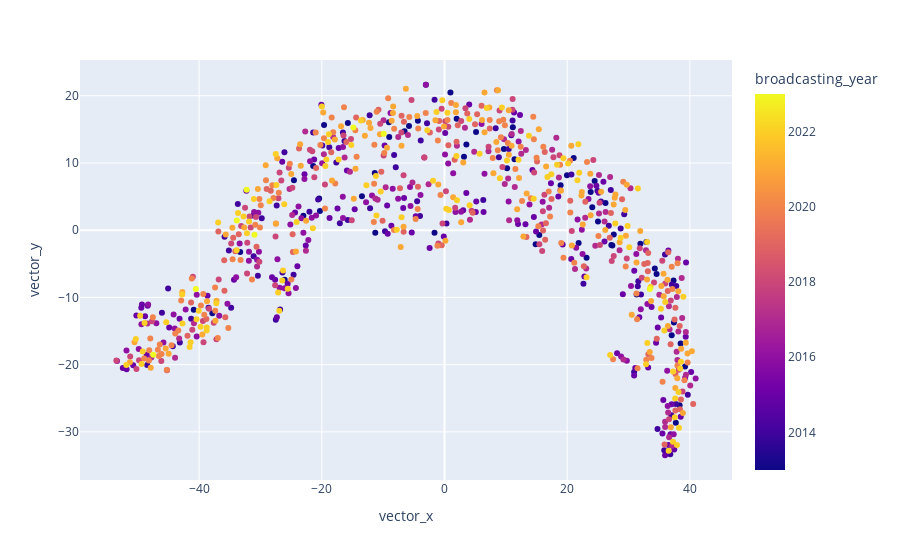

The notebook cell this image was saved under:
### Code cell
fig = px.scatter(stories_df_merged, x='vector_x', y='vector_y', color='broadcasting_year', hover_data=["index", "title"])
fig.show()

### Figure 1 — Plotly figure (JSON) as saved in the notebook; plotly's stock layout.template omitted (floating-point values rounded to 4 significant figures; data arrays with more than 128 entries replaced by an {"elided": "..."} marker saying what was removed)
{"data": [{"customdata": [["0325", "「映画ドラえもん のび太の新魔界大冒険～７人の魔法使い～」"], ["0326", "「ばくはつコショウ」"], ["0326", "「何が何でもお花見を」"], ["0327", "「やりクリしてハワイ旅行」"], ["0327", "「しずかちゃんのはごろも」"], ["0328", "「ひるねは天国で」"], ["0328", "「どくさいスイッチ」"], ["0329", "「インスタントママ」"], ["0329", "「狙われたジャイアン」"], ["0330", "「脱出！ 恐怖の骨川ハウス」"], ["0330", "「さとりヘルメット」"], ["0331", "「イエコプター」"], ["0331", "「しずかちゃんの最悪な誕生日」"], ["0332", "「朱にまじわれ棒」"], ["0332", "「ジャイアンがパンダ」"], ["0333", "「おみやげフロシキ」"], ["0333", "「最強！黒おびのび太」"], ["0334", "「ジャイアンの引退コンサート」"], ["0334", "「ユメかんとくいす」"], ["0335", "「あべこべ世界ミラー」"], ["0335", "「のび太の秘密トンネル」"], ["0336", "「ひっこし地図でおひっこし」"], ["0336", "「かがみでコマーシャル」"], ["0337", "「なんでもアイス棒」"], ["0337", "「決心コンクリート」"], ["0338", "「さよならボクのそうじ機」"], ["0338", "「真夏の夜の大航海」"], ["0338", "「ダイスキンドリンク」"], ["0339", "「深海サイクリング」"], ["0339", "「のび太のドッキリビデオ」"], ["0340", "「花火を育てよう！」"], ["0340", "「分身ハンマー」"], ["0341", "「オバケと暮らした夏休み」"], ["0341", "「カチンカチンライト」"], ["0342", "「のび太の夏祭り大作戦！」"], ["0342", "「サハラ砂漠で勉強はできない」"], ["0343", "「のび太エネルギーの使い方」"], ["0343", "「はなバルーンで大空に」"], ["0344", "「真夜中の巨大ドラたぬき」"], ["0345", "「にんげん機関車」"], ["0345", "「箱庭で松たけがり」"], ["0346", "「ハロウィンって何の日？」"], ["0346", "「味見スプーン」"], ["0347", "「マジックハンドでやりたい放題」"], ["0347", "「ゴルゴンの首」"], ["0348", "「ヤキイモの気持ち」"], ["0348", "「すい星がギンギラギン」"], ["0349", "「のび太ｖｓ武蔵　巌流島ちょっと前の戦い」"], ["0350", "「ドラえもんに落書き」"], ["0350", "「燃えよ！ドラミのスケート特訓」"], ["0350", "「タイムマシンがなくなった！！」"], ["0351", "「ケガワリング」"], ["0351", "「クリスマスきらきら大作戦」"], ["0352", "「エイコーノトビラ」"], ["0352", "「おだてジョーズ」"], ["0352", "「雪山のロマンス」"], ["0353", "「よい家わるい家」"], ["0353", "「◯△□恐怖症」"], ["0354", "「地球脱出計画」"], ["0354", "「ことばきんしマーカー」"], ["0355", "「動物変身恩返しグスリ」"], ["0355", "「雪だるまが町にやってきた」"], ["0356", "「チョコのび太をめしあがれ」"], ["0356", "「青い月夜のリサイタル」"], ["0357", "「会いたいヒト回転寿司」"], ["0357", "「コピー頭脳でラクしよう」"], ["0358", "「映画ドラえもん のび太のひみつ道具博物館（ミュージアム）」"], ["0359", "「ふくびんコンビ」"], ["0359", "「歩け歩け月までも」"], ["0360", "「ウマタケ牧場」"], ["0360", "「テストに一夜漬けダル」"], ["0361", "「空き地のイルカ」"], ["0361", "「タイムピストルで“じゃま物”は消せ」"], ["0362", "「石器時代の王さまに」"], ["0362", "「鯉のぼりをつかまえろ！」"], ["0363", "「どこでもドアを作ろう！」"], ["0363", "「ツルよ、恩をかえして！」"], ["0364", "「のび太鉄道」"], ["0364", "「物体変換銃でカバンをカバに!?」"], ["0365", "「な、なんと!! のび太が１００点とった!!」"], ["0365", "「珍加羅峠の宝物」"], ["0366", "「デラックスライト」"], ["0366", "「のび太の１００点 ２５年後の大事件」"], ["0367", "「のび太のエビフライ」"], ["0367", "「たすけて！助け船」"], ["0368", "「パパもあまえんぼ」"], ["0368", "「たけしのズンドコ誕生日」"], ["0369", "「のび太イレブン」"], ["0369", "「ぶつぶつ交換機」"], ["0370", "「裏山のドラえもん城」"], ["0370", "「『真実の旗印』はつねに正しい」"], ["0371", "「さかながボートに大変身」"], ["0371", "「流行性ネコシャクシウイルス」"], ["0372", "「竜宮城の八日間」"], ["0372", "「なんでも空港」"], ["0372", "「怪談ランプ」"], ["0373", "「石ころぼうし」"], ["0373", "「のび太のおよめさん」"], ["0374", "「ミニハウスでのりきる夏」"], ["0374", "「うきうきするウキワ」"], ["0375", "「地底100マイルちょっとの大作戦」"], ["0376", "「しずかちゃんがカッパに！？」"], ["0376", "「ミチビキエンゼル」"], ["0377", "「のび太航空へようこそ」"], ["0377", "「神さまごっこ」"], ["0378", "「２２世紀のすてきなキャンプ」"], ["0378", "「ポータブル国会」"], ["0379", "「怒りのポップコーン」"], ["0379", "「タヌ機」"], ["0380", "「ハロウィーンの暴走かぼちゃ」"], ["0380", "「ホラふきご先祖」"], ["0381", "「空とぶマンガ本」"], ["0381", "「ぬれぎぬを着せよう！」"], ["0382", "「ムキムキからだねん土」"], ["0382", "「嵐でやっつけろ！」"], ["0383", "「落ち葉とジャイ子」"], ["0383", "「しずかちゃんになったのび太」"], ["0384", "「クローンリキッドごくう」"], ["0384", "「お金のいらない世界」"], ["0385", "「ドラミが生まれた日」"], ["0385", "「やりくりアリでリサイクル」"], ["0386", "「おせじ口べに」"], ["0386", "「家元かんばん」"], ["0387", "「おすそわけガム」"], ["0387", "「宇宙戦艦のび太を襲う」"], ["0387", "「思い出せ！あの日の感動」"], ["0388", "「街中ぐにゃぐにゃネンドロン」"], ["0388", "「寒い日は雪女になろう！」"], ["0389", "「秘密基地で世界を守れ！」"], ["0389", "「四次元サイクリング」"], ["0390", "「恐竜ハンター」"], ["0391", "「バレンタインにはおモチとすもうを」"], ["0391", "「しずかちゃんと はこ庭スキー場」"], ["0392", "「スネ夫より金持ちがやってきた」"], ["0392", "「ペットそっくりまんじゅう」"], ["0393", "「無敵のスーパーランドセル」"], ["0393", "「もぐれ！ハマグリパック」"], ["0394", "「映画ドラえもん 新・のび太の大魔境～ペコと５人の探検隊～」"], ["0395", "「のび太のダンボール宇宙ステーション」"], ["0396", "「横取りジャイアンをこらしめよう」"], ["0396", "「あちこちひっこそう」"], ["0397", "「あいあいパラソル」"], ["0397", "「タイムマシンで犯人を」"], ["0397", "「ムシャクシャタイマー」"], ["0398", "「ステッキで川をまっぷたつ」"], ["0398", "「しかえし伝票」"], ["0399", "「イルカにのって海の旅」"], ["0399", "「いたわりロボット」"], ["0400", "「ジャイアンが飛んできた」"], ["0400", "「わすれろ草」"], ["0401", "「ぼくらの大空中戦」"], ["0401", "「ニクメナイン」"], ["0402", "「野比家は三十階」"], ["0402", "「暴走！プレゼントの木」"], ["0402", "「水はみていた」"], ["0403", "「ラッキーやかん」"], ["0403", "「なんでもぬいぐるみに…」"], ["0403", "「大人になりたい」"], ["0404", "「七時に何かがおこる」"], ["0404", "「びっくり箱ステッキ」"], ["0404", "「ぼくよりダメなやつがきた」"], ["0405", "「おざしき水族館」"], ["0405", "「オダチンパンジー」"], ["0405", "「のび太の長い一日」"], ["0406", "「まる見え！断層ビジョン」"], ["0406", "「突げき！のび太のグルメリポート」"], ["0406", "「今年もあの日がやってきた！」"], ["0407", "「ボクを写して！めんくいカメラ」"], ["0407", "「しりとりでネッシーに」"], ["0407", "「かげがり」"], ["0408", "「海をひときれ切りとって」"], ["0408", "「あとはおまかせタッチてぶくろ」"], ["0408", "「腹ペコのび太の３日間」"], ["0409", "「のろのろ、じたばた」"], ["0409", "「スイカ割りにスイカペン」"], ["0409", "「タマシイム・マシン」"], ["0410", "「ムードもりあげ楽団」"], ["0410", "「楽々バーべキューセットはラクじゃない」"], ["0410", "「南海の大冒険～キャプテン・シルバーの財宝～」"], ["0411", "「のび太が泣けば雨がふる」"], ["0411", "「ジャングル探検にはおり紙を」"], ["0412", "「ゾクゾク！おばけ線香」"], ["0412", "「うわさ花しが咲いちゃった！」"], ["0413", "「ジャイアンの恩返し」"], ["0413", "「南の島を組み立てよう」"], ["0414", "「のび太特急と謎のトレインハンター」"], ["0415", "「夜を売ります」"], ["0415", "「うら山のウサギ怪獣（かいじゅう）」"], ["0416", "「アッパレ！ のび殿さま」"], ["0416", "「秋の虫のリサイタル」"], ["0417", "「しずめ玉でスッキリ」"], ["0417", "「のび太のお宝鑑定」"], ["0418", "「ハロウィンとのびガエル」"], ["0418", "「誕生！まんが家クリスチーネ先生」"], ["0419", "「空とぶサンマがやってきた」"], ["0419", "「昔のカキの物語」"], ["0420", "「山へ！空へ！乗りものぐつ」"], ["0420", "「ママ、小学生になる」"], ["0421", "「マツタケ食べたい！」"], ["0421", "「ボクをけって！サイオー馬」"], ["0422", "「ほんものクレヨン」"], ["0422", "「かぜぶくろといんちき薬」"], ["0423", "「のび泥棒をタイホせよ！」"], ["0423", "「あの子を笑わせろ！」"], ["0424", "「ジャイアンの歌がやめられない」"], ["0424", "「夜空に輝くピザ・ギョーザ」"], ["0425", "「脱出!!巨大クリスマスケーキ」"], ["0425", "「スケートするなら氷河期で」"], ["0426", "「初売りドライ・ライト」"], ["0426", "「百人一首にアンキパン」"], ["0426", "「オンボロ旅館をたて直せ」"], ["0426", "「雪でもポカポカ！ エアコンフォト」"], ["0427", "「ドラドラ源平合戦～しずかちゃん御前を救え！～」"], ["0428", "「そっくりペット大集合」"], ["0428", "「再会！５年ぶりののび太」"], ["0429", "「ドラドラ時空（タイム）アドベンチャー　のび太土偶の謎」"], ["0429", "「ナイヘヤドア」"], ["0430", "「ぼく、マリちゃんだよ」"], ["0430", "「ずらしんぼ」"], ["0431", "「恋する!?変身ビスケット」"], ["0431", "「することレンズ」"], ["0432", "「なんでも材質変換機」"], ["0432", "「雪だるまは忘れない」"], ["0433", "「のび太はうるさいナベ奉行」"], ["0433", "「地球下車マシン」"], ["0434", "「映画ドラえもん のび太の宇宙英雄記（スペースヒーローズ）」"], ["0435", "「空想動物サファリパークと約束の笛」"], ["0436", "「宇宙探検すごろく」"], ["0436", "「最強！オールマイティーパス」"], ["0437", "「お箸はのびるよ、どこまでも」"], ["0437", "「チリつもらせ機」"], ["0438", "「のび太のジャックと豆の木」"], ["0438", "「みせかけモテモテバッジ」"], ["0439", "「空飛ぶうす手のじゅうたん」"], ["0439", "「うわさをサキ鳥」"], ["0440", "「友だちは大きなイルカ？」"], ["0440", "「夢はしご」"], ["0441", "「トリセツ・メーカー」"], ["0441", "「ぞうきん探偵のび太」"], ["0442", "「Ｎ・Ｓワッペンで運動会」"], ["0442", "「しんじゅ製造アコヤケース」"], ["0443", "「お客の顔を組み立てよう」"], ["0443", "「ママをたずねて三千キロじょう」"], ["0444", "「エスパーぼうし」"], ["0444", "「かわいい雨傘の物語」"], ["0445", "「へやの中の大自然」"], ["0445", "「なかまいりせんこう」"], ["0446", "「大男がでたぞ」"], ["0446", "「キミのひとみは100万ボルト」"], ["0447", "「ダメダメ！キンシひょうしき」"], ["0447", "「ぼくのまもり紙」"], ["0448", "「恐竜ツアーに行こう！」"], ["0448", "「いねむりシール」"], ["0449", "「３センチのび太の大冒険」"], ["0450", "「うちのプールは太平洋」"], ["0450", "「おばけでリサイクル」"], ["0451", "「身代わりテレビで南の島へ」"], ["0451", "「風をあやつれ！バショー扇」"], ["0452", "「ダジャレでやっつけろ！」"], ["0452", "「裏山ウォータースライダー」"], ["0453", "「水たまりの怪魚」"], ["0453", "「宇宙人の館」"], ["0454", "「いたずらオモチャ化機」"], ["0454", "「シールでキャラ変身」"], ["0455", "「天才のび太の飛行船ゆうえんち」"], ["0456", "「とびだす伝記電気」"], ["0456", "「ほしい人探知機」"], ["0457", "「ゾウの鼻になったしずかちゃん」"], ["0457", "「へやこうかんスイッチ」"], ["0458", "「ざくざく！地中でくだもの狩り」"], ["0458", "「バリヤーポイント」"], ["0459", "「ペラペラジャイアン飛んでった！」"], ["0459", "「みえないボディガード」"], ["0460", "「パンドラのおばけ」"], ["0460", "「あらかじめアンテナ」"], ["0461", "「くせなおしガス」"], ["0461", "「熱血！ドッジボール」"], ["0462", "「ふろしきタクシー」"], ["0462", "「いつでもどこでもスケッチセット」"], ["0463", "「ロケットそうじゅうくんれん機」"], ["0463", "「ジャイアンへのホットなレター」"], ["0464", "「スーパーヒーローふろしき」"], ["0464", "「カッコータマゴ」"], ["0465", "「南極ペンギンを救え！」"], ["0465", "「日づけ変更カレンダー」"], ["0466", "「クリスマスに雪を」"], ["0466", "「チュー難の相に気をつけろ!」"], ["0467", "「戦国のび兵衛がんばれ」"], ["0467", "「ドラえもん＆パーマン危機一髪!?」"], ["0467", "「星野スミレのひみつの恋」"], ["0468", "「地球エレベーター」"], ["0468", "「かたっぽ探知リード」"], ["0469", "「ピーヒョロ ロープ」"], ["0469", "「兄弟シール」"], ["0470", "「ターザンパンツ」"], ["0470", "「追跡！トレーサーバッジ」"], ["0471", "「一寸のび太の鬼たいじ」"], ["0471", "「お医者さんカバン」"], ["0472", "「ココロチョコ」"], ["0472", "「独立！のび太国」"], ["0473", "「スリルブーメラン」"], ["0473", "「大予言・地球の滅びる日」"], ["0474", "「雪と恐竜」"], ["0474", "「拝啓、虹谷ユメ子さん」"], ["0475", "「映画ドラえもん 新・のび太の日本誕生」"], ["0476", "「迷子のパオパオ」"], ["0477", "「ドラドラポンポコ大捜査」"], ["0477", "「動物型にげだし錠」"], ["0477", "「食べて歌ってバイオ花見」"], ["0478", "「ようこそ！ハリボテの城へ」"], ["0478", "「おばけ口目の怪事件」"], ["0479", "「見えなくなる目ぐすり」"], ["0479", "「目は口ほどに物を食べ」"], ["0480", "「火星ピクニック」"], ["0480", "「テレパしい」"], ["0481", "「ママをつかまえろ！」"], ["0481", "「四次元くずかご」"], ["0482", "「自信ヘルメット」"], ["0482", "「ガッコー仮面は誰でしょう？」"], ["0483", "「のび太とアリの女王」"], ["0484", "「わすれとんかち」"], ["0484", "「アヤカリンで幸運を」"], ["0485", "「ウラオモテックス」"], ["0485", "「スランプ！ジャイアン愛の新曲」"], ["0486", "「暴走ランナーパパ」"], ["0486", "「カルガモエッグ」"], ["0487", "「百年後のフロク」"], ["0487", "「トゲトローズはご機嫌ななめ」"], ["0488", "「名作劇場カメラ」"], ["0488", "「三年寝太郎まくら」"], ["0489", "「ルームスイマー」"], ["0489", "「深夜の町は海の底」"], ["0490", "「ぼくミニドラえもん」"], ["0490", "「ぞうとおじさん」"], ["0491", "「天井うらの宇宙戦争」"], ["0492", "「がんばれ！おばけハウス」"], ["0492", "「ロビンソンクルーソーセット」"], ["0493", "「おかし牧場」"], ["0493", "「森は生きている」"], ["0494", "「謎のピラミッド！？エジプト大冒険」"], ["0495", "「スケジュールどけい」"], ["0495", "「ニンニン修行セット」"], ["0496", "「ネコののび太いりませんか」"], ["0496", "「賞品かせぎカウボット」"], ["0497", "「バイバイン」"], ["0497", "「むりやりアスレチックスクール」"], ["0498", "「すてきなミイちゃん」"], ["0498", "「魔女っ子しずちゃん」"], ["0499", "「はだかの王様！？ウルトラよろい」"], ["0499", "「赤いくつの女の子」"], ["0500", "「クモノイトン」"], ["0500", "「プロポーズ作戦」"], ["0501", "「葉っぱ探偵のび太」"], ["0501", "「二十一世紀のおとのさま」"], ["0502", "「ハツメイカーで大発明」"], ["0502", "「大砲でないしょのはなし」"], ["0503", "「かがみのない世界」"], ["0503", "「ピンキリ！お宝未来鑑定」"], ["0504", "「クリスマスはおかしの家で」"], ["0504", "「やりすぎ！のぞみ実現機」"], ["0505", "「十二支変身サイコロ」"], ["0505", "「ゆめのチャンネル」"], ["0505", "「台風のフー子」（2007年放送）"], ["0506", "「神さまロボットに愛の手を！」"], ["0506", "「円ピツで大金持ち」"], ["0506", "「のび左エ門の秘宝」（2009年放送）"], ["0507", "「ガンファイターのび太」"], ["0508", "「なんでもバイキング」"], ["0508", "「ジャックとベティとジャニー」"], ["0509", "「架空人物たまご」"], ["0509", "「ドラドラスパイ大作戦」"], ["0510", "「ロボ子が愛してる」"], ["0510", "「大ピンチ！スネ夫の答案」"], ["0511", "「こびとロボット」"], ["0511", "「宇宙たんけん！？ウラヤマ星」"], ["0512", "「ジャイアンVSメカジャイアン」"], ["0512", "「きつねにつままれた話」"], ["0513", "「めいわくガリバー」"], ["0513", "「のび太のなが～い家出」"], ["0514", "「映画ドラえもん のび太の南極カチコチ大冒険」"], ["0515", "「ほどほど宝島」"], ["0516", "「リモコンねこでとり返せ！」"], ["0516", "「フクロマンスーツ」"], ["0516", "「ツチノコみつけた！」"], ["0517", "「動物変身ビスケット」"], ["0517", "「進化退化光線銃」"], ["0518", "「ぶんぶくドラ釜」"], ["0518", "「一生に一度は百点を…」"], ["0519", "「うら山危険生物パーク」"], ["0519", "「はいどうたづな」"], ["0520", "「ママをとりかえっこ」"], ["0520", "「ざぶとんにもたましいがある」"], ["0521", "「のび太は世界にただ一匹」"], ["0521", "「地平線テープ」"], ["0522", "「ニニンジャ！からくり忍者屋敷」"], ["0522", "「友だちの輪」"], ["0523", "「夏だ！山だ！野比家のキャンプ」"], ["0523", "「インスタントロボット」"], ["0524", "「ハー灯に火をともせ」"], ["0524", "「雨男はつらいよ」"], ["0525", "「ジャイアンの子守歌」"], ["0525", "「おれさまをグレードアップ」"], ["0526", "「テレビ局をはじめたよ」"], ["0526", "「人の身になるタチバガン」"], ["0527", "「録験機でたのしもう」"], ["0527", "「アセッカキン」"], ["0528", "「天の川で星釣りを」"], ["0528", "「ねがい星」"], ["0529", "「きもだめしめがね」"], ["0529", "「いきものおりがみ」"], ["0530", "「絶景！箱庭ソーメン流し」"], ["0530", "「半分の半分のまた半分…」"], ["0531", "「友情カプセル」"], ["0531", "「ジャイ子の恋人=のび太」"], ["0532", "「額縁をくぐって海へ」"], ["0532", "「チューケンパー」"], ["0533", "「うそつきかがみ」"], ["0533", "「十円なんでもストア」"], ["0534", "「仙人らくらくコース」"], ["0534", "「悪運ダイヤ」"], ["0535", "「クジラとまぼろしのパイプ島」"], ["0536", "「ドラえもんの歌」"], ["0536", "「相関図メーカー」"], ["0537", "「時を走れ！タイム借り物競走」"], ["0537", "「時限バカ弾」"], ["0538", "「魔法使いのび太」"], ["0538", "「野比家、夢の温泉旅行」"], ["0539", "「合体ノリ」"], ["0539", "「行け！ノビタマン」"], ["0540", "「いろいろソーダセット」"], ["0540", "「マジックボックス」"], ["0541", "「あい棒」"], ["0541", "「アトカラホントスピーカー」"], ["0542", "「のび太の流れ星」"], ["0542", "「オーバーオーバー」"], ["0543", "「ドラえもんストーブ」"], ["0543", "「一晩でカキの実がなった」"], ["0544", "「つづきをヨロシク」"], ["0544", "「もしもボックスで昼ふかし!？」"], ["0545", "「しあわせトランプの恐怖」"], ["0545", "「未来のクリスマスカード」"], ["0546", "「ウラシマキャンデー」"], ["0546", "「シールで逃げきれ！」"], ["0547", "「雪男のアルバイト」（2007年放送）"], ["0547", "「かまいたちのクック」"], ["0547", "「ハロー宇宙人」（2005年放送）"], ["0548", "「ランプのけむりオバケ」"], ["0548", "「ジャイアンシチュー」"], ["0549", "「ポケットの中のぴょん太」"], ["0549", "「平和アンテナ」"], ["0550", "「フェスティバルーン」"], ["0550", "「ホカホカ雪で雪合戦」"], ["0551", "「熱血応援マイク」"], ["0551", "「オモイコミン」"], ["0552", "「ドラかぐや、月に帰る！？」"], ["0552", "「おおかみ男クリーム」"], ["0553", "「映画ドラえもん のび太の宝島」"], ["0554", "「タイムふろしき」"], ["0554", "「ニセ宇宙人」"], ["0555", "「化石大発見！」"], ["0555", "「布団にのってふわふわり」"], ["0556", "「ゆめの町、ノビタランド」"], ["0556", "「ドラえもんをのぞいちゃえ！」"], ["0557", "「ダジャレーランド」"], ["0557", "「無敵！コンチュー丹」"], ["0558", "「タタミのたんぼ」"], ["0558", "「未来からの買い物」"], ["0559", "「のび太のおいしい食べ方」"], ["0559", "「お料理ワッペン」"], ["0560", "「しつけキャンディー」"], ["0560", "「人間味調味料」"], ["0561", "「トランポリンゲン」"], ["0561", "「シャボン玉宅配便」"], ["0562", "「ネアンデルタール人を救え」"], ["0562", "「のび太もたまには考える」"], ["0563", "「大スタージャイアン！？」"], ["0563", "「恐怖のディナーショー」"], ["0564", "「ガワラオニ」"], ["0564", "「チョージャワラシベ」"], ["0565", "「本人ビデオでほめられたい」"], ["0565", "「ホ、ホ、ホタル来い」"], ["0566", "「わたがし雲メーカー」"], ["0566", "「ねがい七夕ロケット」"], ["0567", "「イロガラドラえもん」"], ["0567", "「海に入らず海底を散歩する方法」"], ["0567", "「２２世紀で夏休み」"], ["0568", "「大パニック！のび太のヒマワリ日記」"], ["0568", "「けん銃王コンテスト」"], ["0569", "「ゾクゾク！？学校の七不思議」"], ["0569", "「人食いハウス」"], ["0570", "「立体パズルハンマー」"], ["0570", "「サンタイン」"], ["0571", "「恐怖のたたりチンキ」"], ["0571", "「レプリコッコ花火」"], ["0572", ["「未来の迷宮（ラビリンス） おかし城（キャッスル）」", "「謎のピラミッド！？エジプト大冒険」"]], ["0573", "「ねこっかぶり」"], ["0573", "「強～いイシ」"], ["0574", "「ドラえもんがいっぱい」"], ["0574", "「アルマジロン」"], ["0575", "「変身レプリンター」"], ["0575", "「ツバメののび太」"], ["0576", "「落とし物つりぼり」"], ["0576", "「強いペットがほしい」"], ["0577", "「へやいっぱいの大どらやき」"], ["0577", "「ドラドラスパイ大作戦」"], ["0578", "「ヴェルサイユのママ」"], ["0578", "「動物型にげだし錠」"], ["0579", "「ウルトラリング」"], ["0579", "「いろいろソーダセット」"], ["0580", "「ピクニックで先をこせ」"], ["0580", "「かがみのない世界」"], ["0581", "「多目的お守りは責任感が強い」"], ["0581", "「野比家、夢の温泉旅行」"], ["0582", "「捜査ごっこセット」"], ["0582", "「イースター島のモアイ」"], ["0583", "「タイムワープでプレゼントを」"], ["0583", "「クリスマスに雪を」"], ["0584", "「ネズミ年だよ！ドラえもん」"], ["0584", "「出てくる出てくるお年玉」"], ["0585", "「なんでもエーアイアイ」"], ["0585", "「役立つもの販売機」"], ["0586", "「そして、みんなイモになる」"], ["0586", "「ネンドロイド」"], ["0587", "「Ｙロウに気をつけろ！」"], ["0587", "「神さまロボットに愛の手を！」"], ["0588", "「アリガターヤ」"], ["0588", "「ツチノコみつけた！」"], ["0589", "「大むかし漂流記」"], ["0589", "「ロボット雪だるま」"], ["0590", "「立ちユメぼう」"], ["0590", "「エスパースネ夫」"], ["0591", "「ネコになったドラえもん」"], ["0591", "「平和アンテナ」"], ["0592", "「記念日シール」"], ["0592", "「やりすぎ！のぞみ実現機」"], ["0592", "「映画ドラえもん のび太の月面探査記」"], ["0593", "「ドラえもんが受験生！？」"], ["0593", "「拝啓、虹谷ユメ子さん」"], ["0594", "「地球製造法」"], ["0594", "「マジックチャック」"], ["0594", "「楽々バーべキューセットはラクじゃない」"], ["0595", "「アパートの木」"], ["0595", "「円ピツで大金持ち」"], ["0596", "「ハリ千本ノマス」"], ["0596", "「のび太シンデレラ」"], ["0597", "「かべ景色きりかえ機」"], ["0597", "「『時』はゴウゴウと流れる」"], ["0598", "「宝さがしはバタ足で」"], ["0598", "「三年寝太郎まくら」"], ["0599", "「プラ酢マイナ酢」"], ["0599", "「クモノイトン」"], ["0600", "「気球で世界一周！？」"], ["0600", "「大ピンチ！スネ夫の答案」"], ["0601", "「メモリーローン」"], ["0601", "「おれさまをグレードアップ」"], ["0602", "「こころにささるおもいヤリ」"], ["0602", "「スケジュールどけい」"], ["0603", "「くしゃみに気をつけろ」"], ["0603", "「友だちの輪」"], ["0604", "「キャラクターグッズを作っちゃえ！」"], ["0604", "「ジャイアンへのホットなレター」"], ["0605", "「ヨンダラ首わ」"], ["0605", "「おばけ口目の怪事件」"], ["0606", "「おそるべき正義ロープ」"], ["0606", "「むりやりアスレチックスクール」"], ["0607", "「のび太のブラックホール」"], ["0607", "「ジャイアンVSメカジャイアン」"], ["0608", "「わすれ鳥」"], ["0608", "「無敵のスーパーランドセル」"], ["0609", "「つくれーるマイレール」"], ["0609", "「悪運ダイヤ」"], ["0610", "「裏山ウォータースライダー」"], ["0610", "「あべこべ惑星」"], ["0611", "「いきものおりがみ」"], ["0611", "「ぼうけんパラシュート」"], ["0612", "「がんばれ！おばけハウス」"], ["0612", "「左、直、右、右、左…」"], ["0613", "「賞品かせぎカウボット」"], ["0613", "「ききめ一番やくよけシール」"], ["0614", "「プッシュドア」"], ["0614", "「おかし牧場」"], ["0615", "「無人島のつくり方」"], ["0615", "「時限バカ弾」"], ["0616", "「水道ジュース変換アダプター」"], ["0616", "「ぼくミニドラえもん」"], ["0617", "「手足につけるミニ頭」"], ["0617", "「ドラかぐや、月に帰る！？」"], ["0618", "「手にとり望遠鏡」"], ["0618", "「森は生きている」"], ["0619", "「ウルトラミキサー」"], ["0619", "「ムードもりあげ楽団」"], ["0619", "「のび太の恐竜」"], ["0620", "「ハッピーガチャはやめられない」"], ["0620", "「マジックボックス」"], ["0621", "「サハラ砂漠で勉強はできない」"], ["0621", "「ニニンジャ！からくり忍者屋敷」"], ["0622", "「大人をしかる腕章」"], ["0622", "「無人島へ家出」"], ["0623", "「ダルマさんころんだ帽」"], ["0623", "「なんでも届く！出前電話」"], ["0624", "「弓やで学校へ」"], ["0624", "「写真入りこみスコープ」"], ["0625", "「ジ～ンと感動する話」"], ["0625", "「あやうし！ライオン仮面」"], ["0626", "「誕生！？大統領のび太」"], ["0626", "「マッド・ウオッチ」"], ["0627", "「影ぼうしフラッシュ」"], ["0627", "「ドラキュラセット」"], ["0628", "「カワムケルン」"], ["0628", "「ユクスエカメラ」"], ["0629", "「テスト・ロボット」"], ["0629", "「野比家でおもて梨」"], ["0630", "「スパイ衛星でさぐれ」"], ["0630", "「ややこしい？うちでの小づち」"], ["0631", "「半分おでかけ雲」"], ["0631", "「最強！ロボットペーパー」"], ["0632", "「バカ売れ！？週刊のび太」"], ["0632", "「風船がとどけた手紙」"], ["0633", "「とうめい人間目ぐすり」"], ["0633", "「エレベーター・プレート」"], ["0634", "「ミラクルムービーを撮ってみた」"], ["0634", "「クリスマスはおかしの家で」"], ["0635", "「ジャイアン反省、のび太はめいわく」"], ["0635", "「ドラえもんに落書き」"], ["0636", "「超大作特撮映画『宇宙大魔神』」"], ["0636", "「のび太の結婚前夜」"], ["0637", "「バランス注射」"], ["0637", "「お金なんか大きらい！」"], ["0637", "「初日の出セット」"], ["0638", "「ぬけ穴ボールペン」"], ["0638", "「テレビとりもち」"], ["0639", "「雪でアッチッチ」"], ["0639", "「ドライブはそうじ機に乗って」"], ["0640", "「鬼は外ビーンズ」"], ["0640", "「家がロボットになった」"], ["0641", "「山おく村の怪事件」"], ["0641", "「争奪戦回避銃」"], ["0642", "「大雪山がやってきた」"], ["0642", "「チクタクボンワッペン」"], ["0643", "「オコノミボックスで冬キャンプ」"], ["0643", "「弟をつくろう」"], ["0644", "「ドラドラ兄妹げんか」"], ["0644", "「しあわせのお星さま」"], ["0645", "「精霊よびだしうでわ」"], ["0645", "「もはん手紙ペン」"], ["0646", "「似たもの！あつまれホイッスル」"], ["0646", "「ドラえもんをのぞいちゃえ！」"], ["0647", "「やどり木で楽しく家出」"], ["0647", "「のび太の流れ星」"], ["0648", "「剛田、いつ？」"], ["0648", "「ぼくを、ぼくの先生に」"], ["0649", "「サクラいっぱい大作戦」"], ["0649", "「プロフィールを盛っちゃえ！」"], ["0650", "「ジジ島の怪魚ハンター」"], ["0651", "「連想式推理虫メガネ」"], ["0651", "「ネジまいてハッスル！」"], ["0652", "「のび太はクイズ王」"], ["0652", "「人間味調味料」"], ["0653", "「ペットはこいのぼり」"], ["0653", "「チョージャワラシベ」"], ["0654", "「ハワイがやってくる」"], ["0654", "「母の日は終わらない」"], ["0655", "「この絵６０００万円」"], ["0655", "「おそだアメ」"], ["0656", "「注文の多い人形あそび」"], ["0656", "「かわいい石ころの話」"], ["0657", "「目ヂカラにご用心」"], ["0657", "「アセッカキン」"], ["0658", "「クロマキーでノビちゃんマン」"], ["0658", "「タンポポ空を行く」"], ["0659", "「集中力増強シャボンヘルメット」"], ["0659", "「ガワラオニ」"], ["0660", "「父の日にアドベン茶」"], ["0660", "「キライなテストにガ～ンバ！」"], ["0661", "「ロックロックハンマー」"], ["0661", "「よかん虫」"], ["0662", "「珍獣がショートステイ」"], ["0662", "「変幻自在！お天気ボックス」"], ["0663", "「消しゴムでノッペラボウ」"], ["0663", "「つくろう！おざしき水族館」"], ["0664", "「スグピクトグラム」"], ["0664", "「雲ソファーでスポーツをみよう！」"], ["0665", "「未来の町にただ一人」"], ["0665", "「ハチにたのめば何とかなるさ」"], ["0666", "「眠って発電！のび太電力」"], ["0666", "「きもだめしめがね」"], ["0667", "「ネコが会社をつくったよ」"], ["0667", "「立体パズルハンマー」"], ["0668", "「つめあわせオバケ」"], ["0668", "「ねがい星」"], ["0669", "「ゴロアワセトウでキャンプしよう！」"], ["0669", "「ロビンソンクルーソーセット」"], ["0670", "「のび太の恐竜」"], ["0670", "「のび太の惑星探査ミッション」"], ["0670", "「マジックの使い道」"], ["0670", "「どら焼きが消えた日」"], ["0671", "「細く長い友だち」"], ["0671", "「落としものカムバックスプレー」"], ["0672", "「月の光と虫の声」"], ["0672", "「ツモリガン」"], ["0673", "「ニクメナイン」"], ["0673", "「スネ夫は理想のお兄さん」"], ["0674", "「上げ下げくり」"], ["0674", "「貸し切りチップ」"], ["0675", "「町内突破大作戦」"], ["0675", "「コーディネートはスネカパで」"], ["0676", "「スリル満点！いれかえコースで猛レース」"], ["0676", "「おかたづけショールーム」"], ["0677", "「骨川マイスターの Do It Yourself」"], ["0677", "「主役はめこみ機」"], ["0678", "「リアル日本一周超特急すごろく」"], ["0678", "「しずかちゃんSOS」"], ["0679", "「つづきスプレー」"], ["0679", "「ボールを鍛（きた）えろ！」"], ["0680", "「無人境ドリンク」"], ["0680", "「葉っぱ探偵のび太」"], ["0681", "「のび太とのび太」"], ["0681", "「アトカラホントスピーカー」"], ["0682", "「ひろびろ日本」"], ["0682", "「オンボロ旅館をたて直せ」"], ["0683", "「ドラえもん＆パーマン危機一髪！？」"], ["0683", "「大予言・地球の滅（ほろ）びる日」"], ["0684", "「ハリーのしっぽ」"], ["0684", "「ポスターになったのび太」"], ["0685", "「ジャイアンラーメンが来る！」"], ["0685", "「ちく電スーツ」"], ["0686", "「イリュージョニストノビー～クリスマスの奇跡」"], ["0686", "「植物ペン」"], ["0687", "「煩悩を追い払え！」"], ["0687", "「さようならドラえもん」"], ["0688", "「ジャイアンが警察官！？」"], ["0688", "「スネ夫の自慢はみんなの自慢」"], ["0689", "「雲の中の散歩」"], ["0689", "「いつでも日記」"], ["0690", "「テレビとりもち」"], ["0690", "「ケロンパス」"], ["0691", "「一文字変えて遊んじゃおう」"], ["0691", "「未知とのそうぐう機」"], ["0692", "「月面クレーターを滑（すべ）っちゃえ！」"], ["0692", "「ベロ相うらない大当たり！」"], ["0693", "「らくがきを撃（う）て！」"], ["0693", "「正直太郎」"], ["0694", "「痛みはね返りミラー」"], ["0694", "「ヤキイモの気持ち」"], ["0695", "「ふみきりセット」"], ["0695", "「まんが家ジャイ子」"], ["0695", "「映画ドラえもん　のび太の新恐竜」"], ["0696", "「ドンジャラ村のホイ」"], ["0697", "「ドラミのお花見メロンパン」"], ["0697", "「ペコペコバッタ」"], ["0698", "「つかめドリーム！宝星」"], ["0699", "「うそつ機」"], ["0699", "「泣くなジャイ子よ」"], ["0700", "「からだねん土でスマートになろう」"], ["0700", "「ナゲーなげなわ」"], ["0701", "「いただき小ばん」"], ["0701", "「どくさいスイッチ」"], ["0702", "「のび太のダンボール宇宙ステーション」"], ["0703", "「台風のフー子」"], ["0703", "「なんでもアシストーン」"], ["0704", "「ドラドラ源平合戦～しずかちゃん御前を救え！～」"], ["0705", "「母の日はおおせのママに」"], ["0705", "「ノゾミルじゅう」"], ["0706", "「デビルカード」"], ["0706", "「みたままベレーで天才画家」"], ["0707", "「ママのダイヤを盗み出せ」"], ["0707", "「ポケットの中のしずかちゃん」"], ["0708", "「地図ちゅうしゃき」"], ["0708", "「おもかるとう」"], ["0709", "「うつしぼくろ」"], ["0709", "「ロボッターの反乱」"], ["0710", "「かわいいジャイアン」"], ["0710", "「シンガーソングライター」"], ["0711", "「アマガエール」"], ["0711", "「うつしっぱなしミラー」"], ["0712", "「地獄にジャイアン」"], ["0712", "「新聞社ごっこセット」"], ["0713", "「四次元ポケットにスペアがあったのだ」"], ["0713", "「どっちがウソか！アワセール」"], ["0714", "「海坊主がつれた！」"], ["0714", "「デンデンハウスは気楽だな」"], ["0715", "「ちっちゃくても出木杉」"], ["0715", "「たとえ胃の中、水の中」"], ["0716", "「ハイキングに出かけよう」"], ["0716", "「風神さわぎ」"], ["0717", "「しかしユーレイはでた！」"], ["0718", "「のび太の息子が家出した」"], ["0718", "「ゆめふうりん」"], ["0719", "「しずかちゃんをとりもどせ」"], ["0719", "「人の身になるタチバガン」"], ["0720", "「お願い！アニマループ」"], ["0720", "「ダジャレでやっつけろ！」"], ["0721", "「お宝だらけ！ こじつけ鑑定士」"], ["0721", "「とりよせバッグ」"], ["0722", "「どら焼きが消えた日」"], ["0722", "「ドラヤキ星人の逆襲！？」"], ["0722", "「さがせ！野比家のへっぽこご先祖さま」"], ["0722", "「勝利を呼ぶチアリーダー手ぶくろ」"], ["0723", "「カムカムキャットフード」"], ["0723", "「裏山のドラえもん城」"], ["0724", "「のび太漂流記」"], ["0724", "「タヌ機」"], ["0725", "「四次元たてましブロック」"], ["0725", "「あんしん！ジャイアン保険」"], ["0726", "「かくれん棒」"], ["0726", "「大富豪のび太」"], ["0727", "「オノマトペがいっぱい」"], ["0727", "「本はおいしくよもう」"], ["0728", "「まるでホンモノ！？自然観察プラモシリーズ」"], ["0728", "「のぞき穴ボード」"], ["0729", "「オールシーズンバッジ」"], ["0729", "「グンニャリジャイアン」"], ["0730", "「なんでもクレーンゲーム」"], ["0730", "「むすびの糸」"], ["0731", "「ななころびてんとう虫」"], ["0731", "「実感帽」"], ["0732", "「アニメばこ」"], ["0732", "「ジャイ子の新作まんが」"], ["0733", "「宇宙戦艦のび太を襲う」"], ["0734", "「もどれウマタケ」"], ["0734", "「まあまあ棒」"], ["0735", "「メルヘンランド入場券」"], ["0735", "「自家用衛星を打ち上げよう」"], ["0736", "「リフトストック」"], ["0736", "「バトンタッチでおまかせ！自動返送荷札」"], ["0737", "「うちでのデパート」"], ["0737", "「なんでもバイキング」"], ["0738", "「ろくろでハッピークリスマス」"], ["0738", "「空とぶドラミ！？ミニ熱気球」"], ["0739", "「今年の失敗今年のうちに」"], ["0739", "「天の川鉄道の夜」"], ["0740", "「宝さがしペーパー」"], ["0740", "「カッカホカホカ」"], ["0741", "「巨大ロボットで雪あそび！？」"], ["0741", "「夜空に輝くピザ・ギョーザ」"], ["0742", "「ありがたみわかり機」"], ["0742", "「のび泥棒をタイホせよ！」"], ["0743", "「鬼のパンツはいいパンツ？」"], ["0743", "「雪だるまが町にやってきた」"]], "hovertemplate": "vector_x=%{x}<br>vector_y=%{y}<br>index=%{customdata[0]}<br>title=%{customdata[1]}<br>broadcasting_year=%{marker.color}<extra></extra>", "legendgroup": "", "marker": {"color": {"elided": "839 int values"}, "coloraxis": "coloraxis", "symbol": "circle"}, "mode": "markers", "name": "", "orientation": "v", "showlegend": false, "type": "scatter", "x": {"elided": "839 float values"}, "xaxis": "x", "y": {"elided": "839 float values"}, "yaxis": "y"}], "layout": {"coloraxis": {"colorbar": {"title": {"text": "broadcasting_year"}}, "colorscale": [[0, "#0d0887"], [0.1111, "#46039f"], [0.2222, "#7201a8"], [0.3333, "#9c179e"], [0.4444, "#bd3786"], [0.5556, "#d8576b"], [0.6667, "#ed7953"], [0.7778, "#fb9f3a"], [0.8889, "#fdca26"], [1, "#f0f921"]]}, "legend": {"tracegroupgap": 0}, "margin": {"t": 60}, "xaxis": {"anchor": "y", "domain": [0, 1], "title": {"text": "vector_x"}}, "yaxis": {"anchor": "x", "domain": [0, 1], "title": {"text": "vector_y"}}}}
